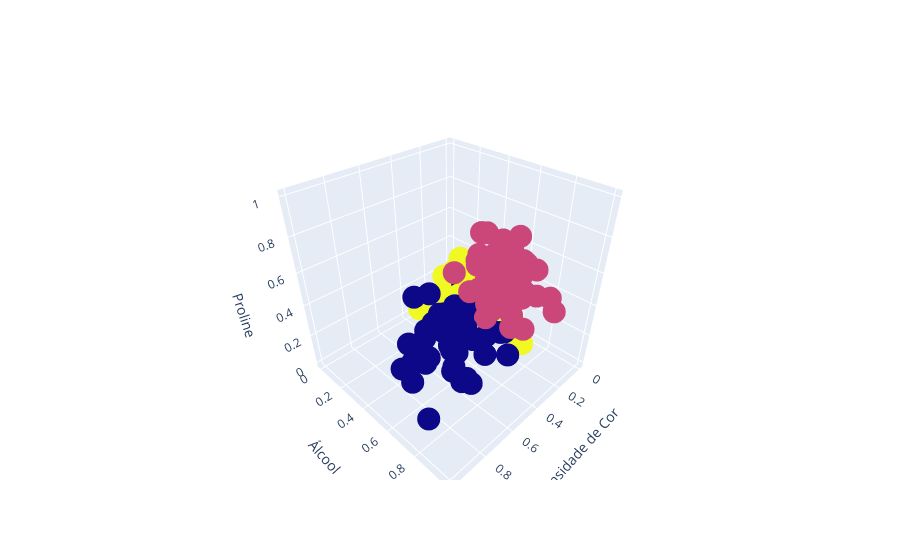

The notebook cell this image was saved under:
### Code cell
fig = go.Figure()

fig.add_trace(
  go.Scatter3d(
    x=wine_data['Color_Intensity'],
    y=wine_data['Alcohol'],
    z=wine_data['Proline'],
    mode='markers',
    marker=dict(color=kmeans.labels_.astype(np.float64)),
    text=kmeans.labels_
  )
)

fig.update_layout(
  scene=dict(
    xaxis_title = 'Intensidade de Cor',
    yaxis_title = 'Álcool',
    zaxis_title = 'Proline',
  )
)

fig.show()

### Figure 1 — Plotly figure (JSON) as saved in the notebook; plotly's stock layout.template omitted (floating-point values rounded to 4 significant figures; data arrays with more than 128 entries replaced by an {"elided": "..."} marker saying what was removed)
{"data": [{"marker": {"color": {"elided": "178 int values"}}, "mode": "markers", "text": {"elided": "178 int values"}, "type": "scatter3d", "x": {"elided": "178 float values"}, "y": {"elided": "178 float values"}, "z": {"elided": "178 float values"}}], "layout": {"scene": {"xaxis": {"title": {"text": "Intensidade de Cor"}}, "yaxis": {"title": {"text": "Álcool"}}, "zaxis": {"title": {"text": "Proline"}}}}}
